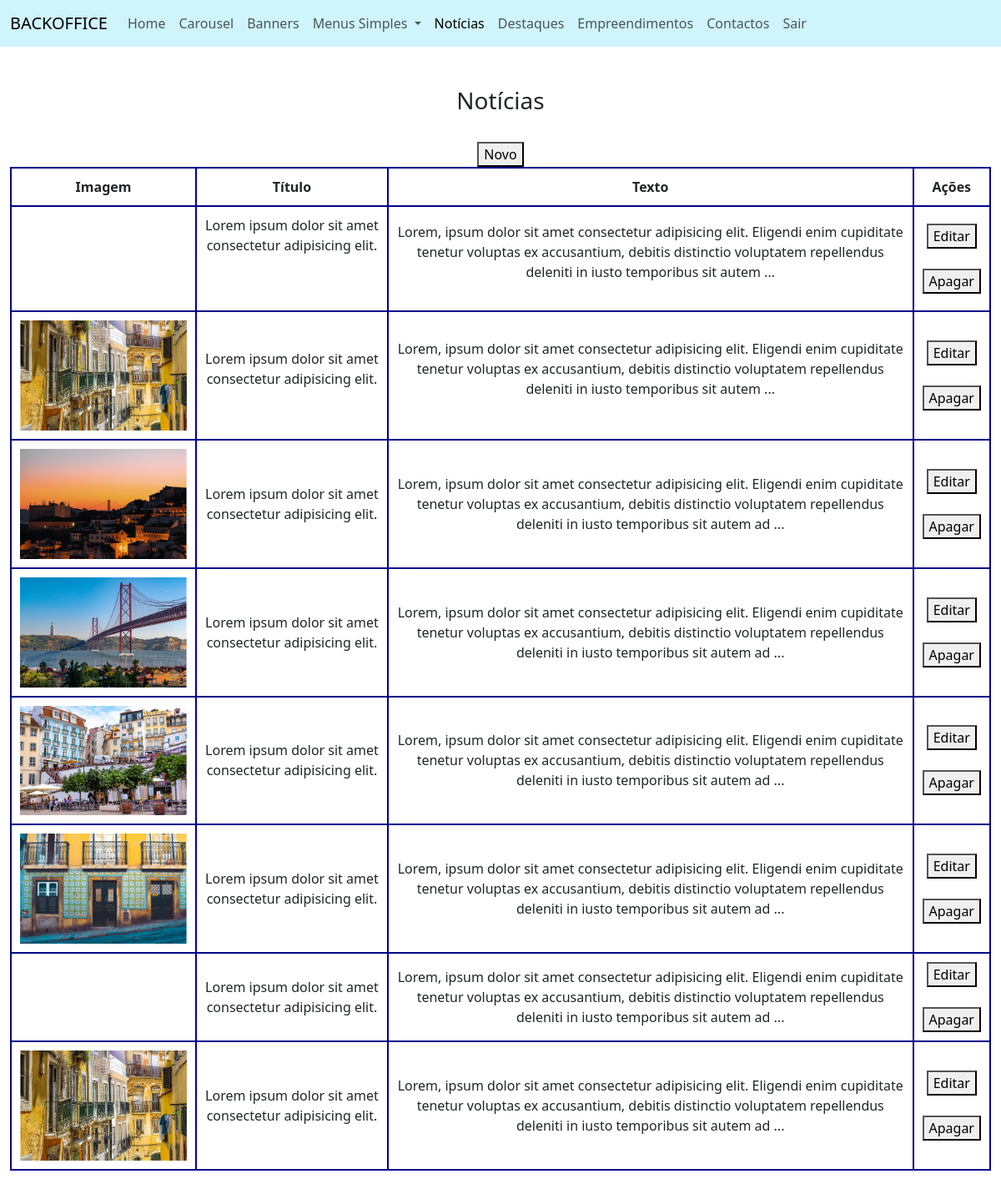
Screenshot of /backoffice/noticias.php (signed in) with the database file from the repository.
### tables this page shows
CREATE TABLE `noticias` (
  `id` int(11) NOT NULL,
  `título` varchar(500) NOT NULL,
  `texto` longtext NOT NULL,
  `imagem` varchar(1000) NOT NULL
);

### backoffice/noticias.php (called while the page is built, shortened)
<?php
require("componentes/header.php");
require("views/noticias_view.php");
require("componentes/footer.php");
?>

### helpers/base_dados_helper.php (called while the page is built, shortened)
<?php
$conexao = new PDO("mysql:host=localhost;dbname=construcao_e_habitacao_bd;charset=utf8mb4", "root", "");
function selectSQL($sql){
    global $conexao;
    $pesquisa = $conexao->query($sql);
    $resultado = $pesquisa->fetchALL(PDO::FETCH_ASSOC);
    return $resultado;
}
?>

### helpers/noticias_helper.php (called while the page is built, shortened)
<?php
function getNoticias(){
    $resultado = selectSQL("SELECT * FROM noticias");
    return $resultado;
}
?>

### backoffice/views/noticias_view.php (the view)
<?php
$noticias = getNoticias();
?>
<main class="conatiner my-5 text-center">
<div class="row m-0">
    <div class="col-12">
        <h3>Notícias</h3>
    </div>
</div>
<div class="row mx-0 mt-4">
    <div class="col-12">
        <a href="noticias_novo.php"><button>Novo</button></a>
        <table>
            <tr>
                <th>Imagem</th>
                <th>Título</th>
                <th>Texto</th>
                <th>Ações</th>
            </tr>
            <?php foreach($noticias as $n): ?>
                <tr>
                    <td>
                        <img src="<?= $n["imagem"]; ?>" alt="" width="200">
                    </td>
                    <td><?= $n["título"]; ?></td>
                    <td><?= substr($n["texto"], 0, 200); ?> ... </td>
                    <td>
                        <a href="noticias_editar.php?id=<?= $n["id"]; ?>"><button>Editar</button></a>
                        <br><br>
                        <a href="noticias_apagar.php?id=<?= $n["id"]; ?>"><button>Apagar</button></a>
                    </td>
                </tr>
            <?php endforeach; ?>
        </table>
    </div>
</div>
</main>

### css/style_backoffice.css (style rules this page uses)
table, th, td { border: 2px solid darkblue !important; border-collapse: collapse !important; padding: 10px; margin: auto !important; }

### rows the page displays
noticias: título "Lorem ipsum dolor sit amet consectetur adipisicing elit.", texto "Lorem, ipsum dolor sit amet consectetur adipisicing elit. Eligendi enim cupiditate tenetur voluptas ex accusantium, debitis distinctio voluptatem repellendus deleniti in iusto temporibus sit autem"
noticias: imagem (picture), título "Lorem ipsum dolor sit amet consectetur adipisicing elit.", texto "Lorem, ipsum dolor sit amet consectetur adipisicing elit. Eligendi enim cupiditate tenetur voluptas ex accusantium, debitis distinctio voluptatem repellendus deleniti in iusto temporibus sit autem"
noticias: imagem (picture), título "Lorem ipsum dolor sit amet consectetur adipisicing elit.", texto "Lorem, ipsum dolor sit amet consectetur adipisicing elit. Eligendi enim cupiditate tenetur voluptas ex accusantium, debitis distinctio voluptatem repellendus deleniti in iusto temporibus sit autem ad"
noticias: imagem (picture), título "Lorem ipsum dolor sit amet consectetur adipisicing elit.", texto "Lorem, ipsum dolor sit amet consectetur adipisicing elit. Eligendi enim cupiditate tenetur voluptas ex accusantium, debitis distinctio voluptatem repellendus deleniti in iusto temporibus sit autem ad"
noticias: imagem (picture), título "Lorem ipsum dolor sit amet consectetur adipisicing elit.", texto "Lorem, ipsum dolor sit amet consectetur adipisicing elit. Eligendi enim cupiditate tenetur voluptas ex accusantium, debitis distinctio voluptatem repellendus deleniti in iusto temporibus sit autem ad"
noticias: imagem (picture), título "Lorem ipsum dolor sit amet consectetur adipisicing elit.", texto "Lorem, ipsum dolor sit amet consectetur adipisicing elit. Eligendi enim cupiditate tenetur voluptas ex accusantium, debitis distinctio voluptatem repellendus deleniti in iusto temporibus sit autem ad"
noticias: título "Lorem ipsum dolor sit amet consectetur adipisicing elit.", texto "Lorem, ipsum dolor sit amet consectetur adipisicing elit. Eligendi enim cupiditate tenetur voluptas ex accusantium, debitis distinctio voluptatem repellendus deleniti in iusto temporibus sit autem ad"
noticias: imagem (picture), título "Lorem ipsum dolor sit amet consectetur adipisicing elit.", texto "Lorem, ipsum dolor sit amet consectetur adipisicing elit. Eligendi enim cupiditate tenetur voluptas ex accusantium, debitis distinctio voluptatem repellendus deleniti in iusto temporibus sit autem ad"
